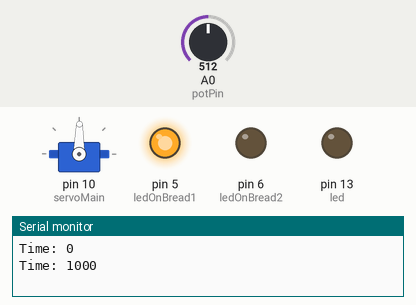
The sketch below on a simulated Arduino Uno, built with avr-gcc and run on an emulated ATmega328P. Shown: servo, output pins drawn as LEDs (lit = HIGH), the last lines printed to the serial monitor. Inputs (shaded band) come from the test bench; at power-on: A0 (potPin) = 512.

Above: at 1.2 s.
1.3 s: A0 (potPin) set to 716
At 2.8 s:
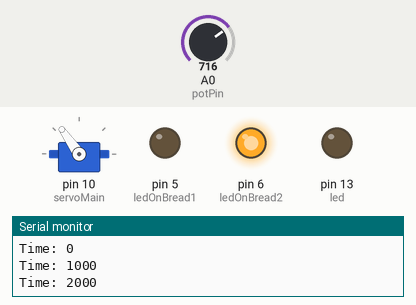
4.3 s: A0 (potPin) set to 900
At 5.4 s:
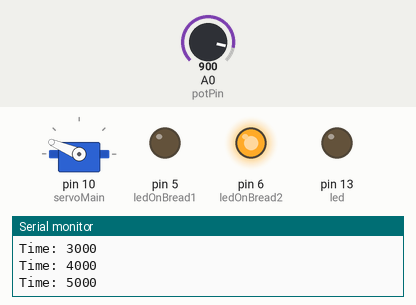
7.3 s: A0 (potPin) set to 1010
At 8.8 s:
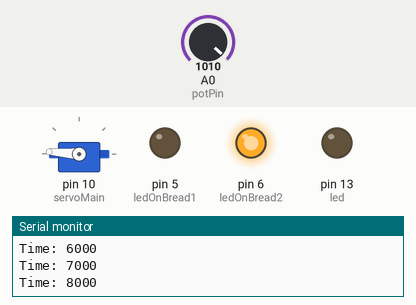
10.3 s: A0 (potPin) set to 511
At 11.8 s:
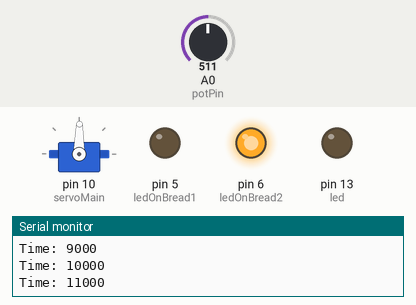
13.3 s: A0 (potPin) set to 306
At 14.7 s:
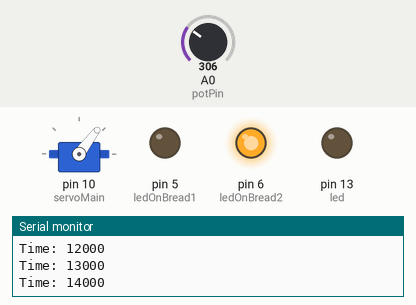
Timing chart, 0 to 17.3 s (numbered marks = the images above; inputs shaded):
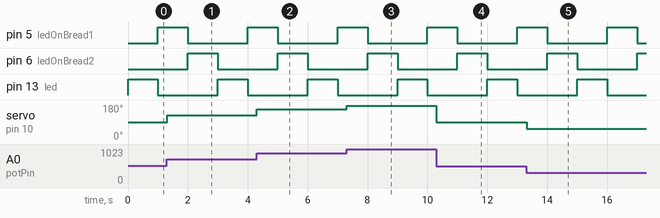

Measured:
- after the input at 1.3 s, servo on pin 10 (servoMain): 89° → 125° at once
- after the input at 4.3 s, servo on pin 10 (servoMain): 125° → 157° at once
- after the input at 7.3 s, servo on pin 10 (servoMain): 157° → 176° at once
- after the input at 10.3 s, servo on pin 10 (servoMain): 176° → 89° at once
- after the input at 13.3 s, servo on pin 10 (servoMain): 89° → 53° at once

The sketch:

LEDandServo.ino
```cpp
#include<Servo.h>

Servo servoMain;

const  int led = 13;
const int ledOnBread1 = 5;
const int ledOnBread2 = 6;
const int potPin = 0;  // analog pin used to connect the potentiometer

int val;    // variable to read the value from the analog pin

unsigned long timerLed;
unsigned long timerServo;
unsigned long timerTimeTracker;

void setup(){
    pinMode(ledOnBread1, OUTPUT);
    pinMode(ledOnBread2, OUTPUT);
    pinMode(led, OUTPUT);
    servoMain.attach(10);
    Serial.begin(9600);

   digitalWrite(led, HIGH);
   digitalWrite(ledOnBread1, LOW);
   digitalWrite(ledOnBread2, LOW);

   Serial.print("Time: ");
   Serial.println(timerTimeTracker);
  }

void loop(){
  timeTracker();
  ledFunction();
  servoFuncion();
 }

void timeTracker(){
  if(millis() - timerTimeTracker >= 1000UL){
    timerTimeTracker = millis();
    Serial.print("Time: ");
    Serial.println(timerTimeTracker);
  }
 }

void servoFuncion(){
    val = analogRead(potPin);    // read the value from the sensor
    val = map(val, 0, 1023, 0, 179);     // scale it to use it with the servo (value between 0 and 180)
    if(millis() - timerServo >= 15UL){
    servoMain.write(val);   // sets the servo position according to the scaled value
    timerServo = millis();
    }
  }

void ledFunction(){
   if(millis() - timerLed >= 1000UL){
     if(digitalRead(led) == HIGH &&  digitalRead(ledOnBread1) == LOW &&  digitalRead(ledOnBread2) == LOW){
       digitalWrite(led, LOW);
       digitalWrite(ledOnBread1, HIGH);
       digitalWrite(ledOnBread2, LOW);
       timerLed = millis();
     } else if(digitalRead(led) == LOW && digitalRead(ledOnBread1) == HIGH && digitalRead(ledOnBread2) == LOW){
       digitalWrite(led, LOW);
       digitalWrite(ledOnBread1, LOW);
       digitalWrite(ledOnBread2, HIGH);
       timerLed = millis();
     }else{
       digitalWrite(led, HIGH);
       digitalWrite(ledOnBread1, LOW);
       digitalWrite(ledOnBread2, LOW);
       timerLed = millis();
     }
   }
  }
```
